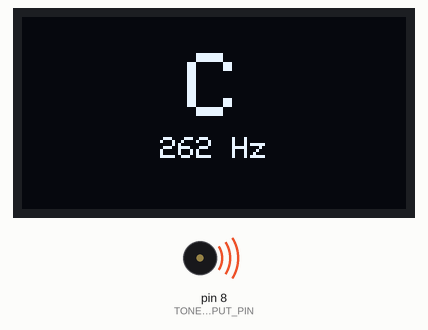
Simulated run of this sketch. Board: Arduino Mega 2560, built with avr-gcc and run on an emulated ATmega2560. On the bench: 128×64 one-colour display, buzzer (waves = sounding).

Above: at 0.1 s.
At 3.2 s:
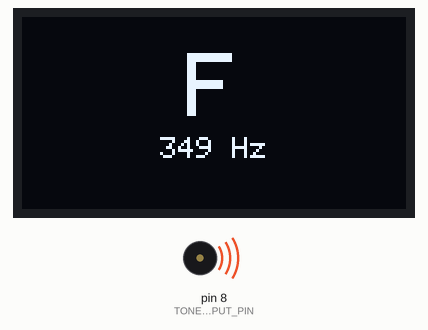
At 5.2 s:
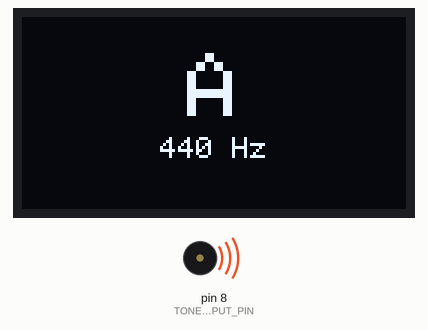
At 7.3 s:
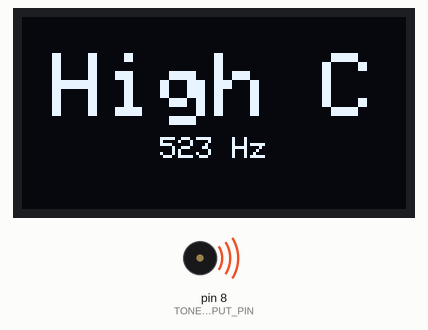
Timing chart, 0 to 40.0 s (numbered marks = the images above):
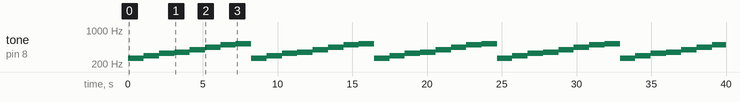

Measured:
- by itself, tone on pin 8 (TONE_OUTPUT_PIN): repeats every 8.2 s: 294 Hz 1.0 s, 330 Hz 1.0 s, 349 Hz 1.0 s, 392 Hz 1.0 s, 440 Hz 1.0 s, 494 Hz 1.0 s, 523 Hz 1.0 s, 262 Hz 1.0 s
- what the display in image 1 shows lasts 1.1 s, from 3.1 s to 4.2 s

The sketch:

PlayScaleWithOLED.ino
```cpp
/**
 * Plays the C Scale using tone and prints the note and frequency to the screen.
 *
 * There is also a non-OLED variant in this repo: PlayScale.ino
 *
 * Note: Use of the tone() function will interfere with PWM output on pins 3 and 11
 * (on boards other than the Mega). See:
 * https://www.arduino.cc/reference/en/language/functions/advanced-io/tone/
 *
 * By Jon E. Froehlich
 * @jonfroehlich
 * http://makeabilitylab.io
 *
 */

// #include <SPI.h> // Comment out when using i2c
#include <Wire.h>
#include <Adafruit_GFX.h>
#include <Adafruit_SSD1306.h>

// Key frequencies for middle C (C4) octave scale
// See: https://en.wikipedia.org/wiki/Piano_key_frequencies
// See also: https://github.com/arduino/arduino-examples/blob/main/examples/02.Digital/toneMelody/pitches.h
#define NOTE_C4 262
#define NOTE_D4 294
#define NOTE_E4 330
#define NOTE_F4 349
#define NOTE_G4 392
#define NOTE_A4 440
#define NOTE_B4 494
#define NOTE_C5 523

const int NUM_NOTES_IN_SCALE = 8;
const int C_SCALE_FREQ[NUM_NOTES_IN_SCALE] = { NOTE_C4, NOTE_D4, NOTE_E4, NOTE_F4, NOTE_G4, NOTE_A4, NOTE_B4, NOTE_C5 };
const char C_SCALE_CHARS[NUM_NOTES_IN_SCALE] = { 'C', 'D', 'E', 'F', 'G', 'A', 'B', 'C' };

// Change this depending on where you put your speaker
const int TONE_OUTPUT_PIN = 8;
const int DELAY_BETWEEN_NOTE_CHANGE = 1000; // In milliseconds

#define SCREEN_WIDTH 128 // OLED display width, in pixels
#define SCREEN_HEIGHT 64 // OLED display height, in pixels

// Declaration for an SSD1306 display connected to I2C (SDA, SCL pins)
#define OLED_RESET     4 // Reset pin # (or -1 if sharing Arduino reset pin)
Adafruit_SSD1306 _display(SCREEN_WIDTH, SCREEN_HEIGHT, &Wire, OLED_RESET);

void setup() {

  // Setup tone output pin
  pinMode(TONE_OUTPUT_PIN, OUTPUT);

  // SSD1306_SWITCHCAPVCC = generate display voltage from 3.3V internally
  if(!_display.begin(SSD1306_SWITCHCAPVCC, 0x3D)) { // Address 0x3D for 128x64
    Serial.println(F("SSD1306 allocation failed"));
    for(;;); // Don't proceed, loop forever
  }

  // Setup display
  _display.clearDisplay();
  _display.setTextSize(1);      // Normal 1:1 pixel scale
  _display.setTextColor(SSD1306_WHITE); // Draw white text
  _display.setCursor(0, 0);     // Start at top-left corner
}

void loop() {
  // Plays the middle C scale
  for(int i = 0; i < NUM_NOTES_IN_SCALE; i++){
    // The tone function generates a square wave with the specified freq
    // and a 50% duty cycle. See:
    // https://www.arduino.cc/reference/en/language/functions/advanced-io/tone/
    tone(TONE_OUTPUT_PIN, C_SCALE_FREQ[i]);
    drawNote(i, C_SCALE_FREQ, C_SCALE_CHARS, NUM_NOTES_IN_SCALE);
    delay(DELAY_BETWEEN_NOTE_CHANGE);
  }
}

/**
 * @brief Displays a musical note and its frequency on the screen.
 *
 * This function takes an index for a musical scale, retrieves the corresponding
 * note character and frequency from the provided arrays, and displays them on
 * the screen. If the note is the last in the scale, it prefixes the note with
 * "High ". The note is displayed centered and boldly, with its frequency in
 * smaller text below.
 *
 * @param scaleIndex The index of the note in the scale arrays.
 * @param scaleFreqs The array of musical note frequencies.
 * @param scaleChars The array of musical note characters.
 * @param numNotes The number of notes in the scale arrays.
 */
void drawNote(int scaleIndex, const int* scaleFreqs, const char* scaleChars, int numNotes){
  _display.clearDisplay();

  int16_t x1, y1;
  uint16_t textWidth, textHeight;
  _display.setTextSize(3);
  String strNote = (String)scaleChars[scaleIndex];

  if(scaleIndex == numNotes - 1){
    strNote = (String)"High " + strNote;
  }

  // Draw the note centered boldly on the screen
  _display.setTextSize(3);
  _display.getTextBounds(strNote, 0, 0, &x1, &y1, &textWidth, &textHeight);
  uint16_t yText = _display.height() / 2 - textHeight + 4;
  uint16_t xText = _display.width() / 2 - textWidth / 2;
  _display.setCursor(xText, yText);
  _display.print(strNote);

  // Draw the freq of the note in smaller text below the note
  yText += textHeight + 4;
  _display.setTextSize(1);
  String strFreq = (String)scaleFreqs[scaleIndex] + " Hz";
  _display.getTextBounds(strFreq, 0, 0, &x1, &y1, &textWidth, &textHeight);
  xText = _display.width() / 2 - textWidth / 2;
  _display.setCursor(xText, yText);
  _display.print(strFreq);
  _display.display();
}
```
